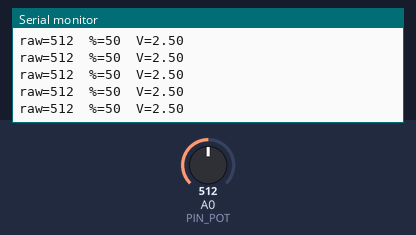
A sketch run on a simulated Arduino Uno, built with avr-gcc and run on an emulated ATmega328P. Shown: the last lines printed to the serial monitor. The inputs (shaded band) are chosen by the test bench; at power-on: A0 (PIN_POT) = 512.

Above: at 1.2 s.
1.3 s: A0 (PIN_POT) set to 716
At 1.56 s:
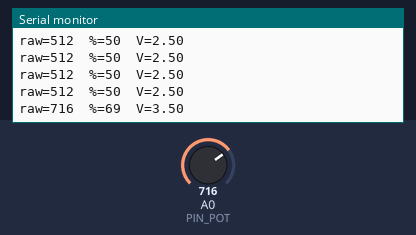
2.8 s: A0 (PIN_POT) set to 900
At 2.97 s:
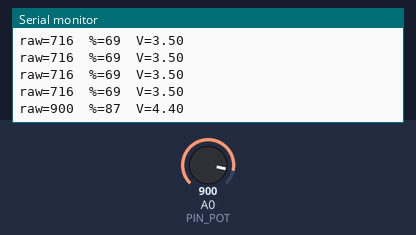
Timing chart, 0 to 5.8 s (numbered marks = the images above; inputs shaded):
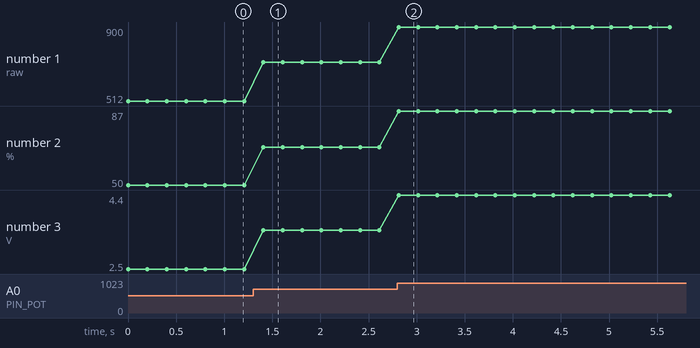

The sketch:

TEST_Potentiometer.ino
```cpp
const int PIN_POT = A0;

void setup() {
  Serial.begin(115200);
}

void loop() {
  int raw = analogRead(PIN_POT);              // 0..1023
  int pct = map(raw, 0, 1023, 0, 100);
  float volt = raw * 5.0 / 1023.0;
  Serial.print("raw=");
  Serial.print(raw);
  Serial.print("  %=");
  Serial.print(pct);
  Serial.print("  V=");
  Serial.println(volt, 2);
  delay(200);
}
```

Measured:
- after the input at 1.3 s, the serial monitor: prints a new line after 0.11 s (image 1)
- after the input at 2.8 s, the serial monitor: prints a new line at once (image 2)
- plotted number 1: 512 → 716 after the input at 1.3 s, 716 → 900 after the input at 2.8 s
- plotted number 2: 50 → 69 after the input at 1.3 s, 69 → 87 after the input at 2.8 s
- plotted number 3: 2.5 → 3.5 after the input at 1.3 s, 3.5 → 4.4 after the input at 2.8 s
